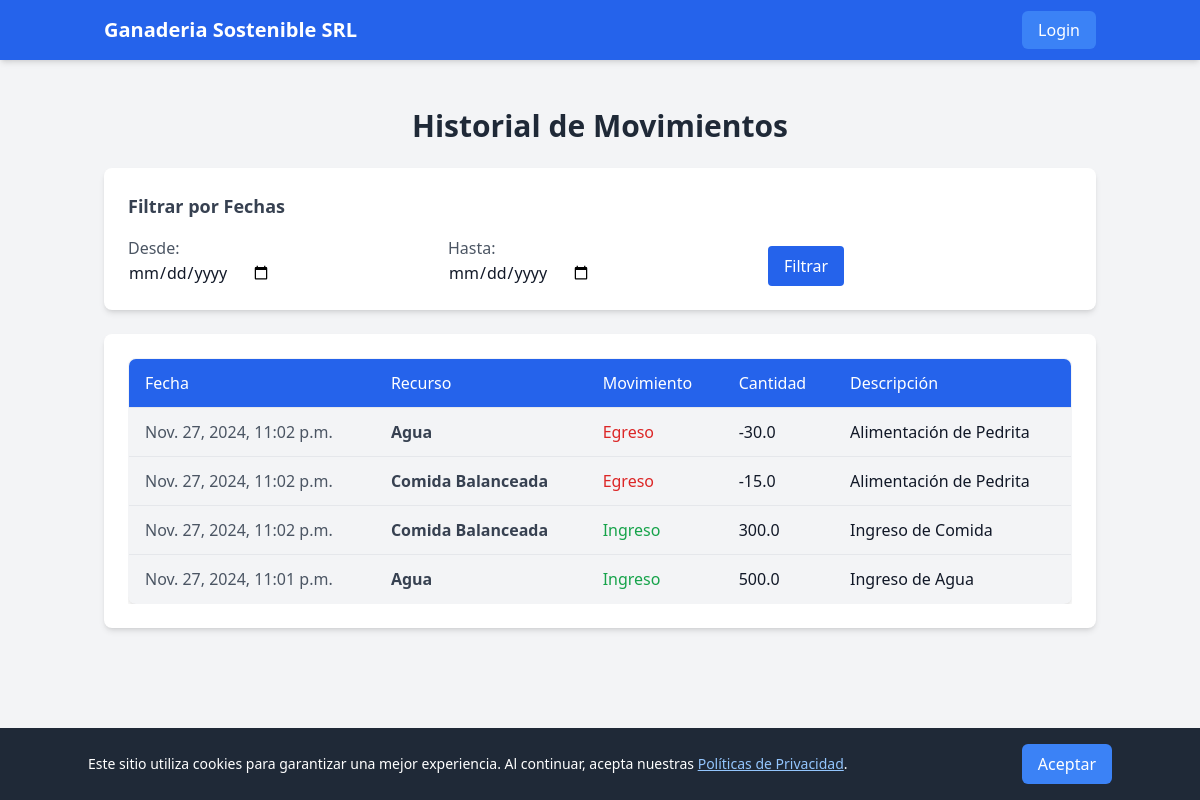
Page /resources/history/ on the committed database.
### resources/models.py (models this page shows, shortened)
class ResourceLog(models.Model):
    resource = models.ForeignKey(Resource, on_delete=models.CASCADE, related_name='logs')
    quantity = models.FloatField()  # Positivo para ingresos, negativo para egresos
    date = models.DateTimeField(auto_now_add=True)
    description = models.TextField(blank=True, null=True)

class Resource(models.Model):
    name = models.CharField(max_length=100, unique=True)  # Nombre del recurso (agua, comida, etc.)
    current_quantity = models.FloatField(default=0)  # Cantidad actual del recurso

### resources/views.py (the view)
# urls.py: path('history/', ResourceLogListView.as_view(), name='resource_log'),
class ResourceLogListView(ListView):
    model = ResourceLog
    template_name = 'resources/resource_log.html'
    context_object_name = 'logs'
    ordering = ['-date']  # Orden por fecha descendente
    def get_queryset(self):
        queryset = super().get_queryset()
        start_date = self.request.GET.get('start_date')
        end_date = self.request.GET.get('end_date')
        if start_date or end_date:
            if start_date:
                start_date = parse_date(start_date)
            if end_date:
                end_date = parse_date(end_date)
            queryset = queryset.filter(date__range=(start_date, end_date))
        return queryset
    def get_context_data(self, **kwargs):
        context = super().get_context_data(**kwargs)
        context['start_date'] = self.request.GET.get('start_date', '')
        context['end_date'] = self.request.GET.get('end_date', '')
        return context

### resources/templates/resources/resource_log.html (shortened to what this page needs)
{% extends 'base.html' %}
{% block content %}
<div class="max-w-6xl mx-auto py-8">
    <h1 class="text-3xl font-bold text-gray-800 mb-6 text-center">Historial de Movimientos</h1>
    <div class="bg-white rounded-lg shadow-md p-6 mb-6">
        <h2 class="text-lg font-semibold text-gray-700 mb-4">Filtrar por Fechas</h2>
        <form method="get">
            <div class="grid grid-cols-1 md:grid-cols-3 gap-4">
                <div>
                    <label for="start_date" class="block text-gray-600 font-medium">Desde:</label>
                    <input type="date" id="start_date" name="start_date" value="{{ start_date }}" class="form-control">
                </div>
                <div>
                    <label for="end_date" class="block text-gray-600 font-medium">Hasta:</label>
                    <input type="date" id="end_date" name="end_date" value="{{ end_date }}" class="form-control">
                </div>
                <div class="flex items-end">
                    <button type="submit" class="bg-blue-600 text-white px-4 py-2 rounded hover:bg-blue-700 transition">
                        Filtrar
                    </button>
                </div>
            </div>
        </form>
    </div>
    <div class="bg-white rounded-lg shadow-md p-6">
        <div class="overflow-x-auto">
            <table class="min-w-full bg-gray-100 border border-gray-300 shadow-md rounded-lg overflow-hidden">
                <thead class="bg-blue-600 text-white">
                    <tr>
                        <th class="py-3 px-4 text-left font-medium">Fecha</th>
                        <th class="py-3 px-4 text-left font-medium">Recurso</th>
                        <th class="py-3 px-4 text-left font-medium">Movimiento</th>
                        <th class="py-3 px-4 text-left font-medium">Cantidad</th>
                        <th class="py-3 px-4 text-left font-medium">Descripción</th>
                    </tr>
                </thead>
                <tbody>
                    {% for log in logs %}
                    <tr class="border-t hover:bg-gray-200">
                        <td class="py-3 px-4 text-gray-600">{{ log.date }}</td>
                        <td class="py-3 px-4 font-semibold text-gray-700">{{ log.resource.name }}</td>
                        <td class="py-3 px-4">
                            {% if log.quantity > 0 %}
                                <span class="text-green-600 font-medium">Ingreso</span>
                            {% else %}
                                <span class="text-red-600 font-medium">Egreso</span>
                            {% endif %}
                        </td>
                        <td class="py-3 px-4">{{ log.quantity }}</td>
                        <td class="py-3 px-4">{{ log.description|default:"-" }}</td>
                    </tr>
                    {% empty %}
                    <tr>
                        <td colspan="5" class="py-4 text-center text-gray-500 italic">No hay movimientos registrados.</td>
                    </tr>
                    {% endfor %}
                </tbody>
            </table>
        </div>
    </div>
</div>
{% endblock %}

### templates/base.html (shortened to what this page needs)
{% load static %}
<!DOCTYPE html>
<html lang="en">
<head>
    <link rel="stylesheet" href="{% static 'css/output.css' %}">
</head>
<body class="bg-gray-100 text-gray-900 min-h-screen flex flex-col">
    <header class="bg-blue-600 text-white shadow-md">
        <nav class="container mx-auto p-4 flex justify-between items-center">
            <div class="text-xl font-bold">
                Ganaderia Sostenible SRL
            </div>
            <ul class="flex space-x-4">
                {% if user.is_authenticated %}
                    <li><a href="/" class="hover:text-blue-300">Inicio</a></li>
                    <li><a href="/animals/" class="hover:text-blue-300">Animales</a></li>
                    <li><a href="/resources/" class="hover:text-blue-300">Recursos</a></li>
                    <li>
                        <form method="post" action="{% url 'logout' %}">
                            {% csrf_token %}
                            <button type="submit" class="hover:text-blue-300">Logout</button>
                        </form>
                    </li>
                {% else %}
                    <li>
                        <a href="{% url 'login' %}" class="bg-blue-500 px-4 py-2 rounded-md hover:bg-blue-400">
                            Login
                        </a>
                    </li>
                {% endif %}
            </ul>
        </nav>
    </header>
    <main class="container mx-auto flex-1 p-4">
        {% block content %}{% endblock %}
    </main>
    <div id="cookie-banner" class="fixed bottom-0 inset-x-0 bg-gray-800 text-white p-4 hidden">
        <div class="container mx-auto flex justify-between items-center">
            <p class="text-sm">Este sitio utiliza cookies para garantizar una mejor experiencia. Al continuar, acepta nuestras <a href="#" class="underline text-blue-300">Políticas de Privacidad</a>.</p>
            <button id="accept-cookies" class="bg-blue-500 px-4 py-2 rounded-md hover:bg-blue-400">Aceptar</button>
        </div>
    </div>
    <footer class="bg-gray-800 text-white text-center py-4 mt-4">
        <p>© 2025 Ganaderia Sostenible SRL. Todos los derechos reservados.</p>
    </footer>
</body>
</html>

### rows in the picture
ResourceLog: date "Nov. 27, 2024, 11:02 p.m.", resource.name "Agua", shows "Egreso", quantity "-30.0", description "Alimentación de Pedrita"
ResourceLog: date "Nov. 27, 2024, 11:02 p.m.", resource.name "Comida Balanceada", shows "Egreso", quantity "-15.0", description "Alimentación de Pedrita"
ResourceLog: date "Nov. 27, 2024, 11:02 p.m.", resource.name "Comida Balanceada", shows "Ingreso", quantity "300.0", description "Ingreso de Comida"
ResourceLog: date "Nov. 27, 2024, 11:01 p.m.", resource.name "Agua", shows "Ingreso", quantity "500.0", description "Ingreso de Agua"
